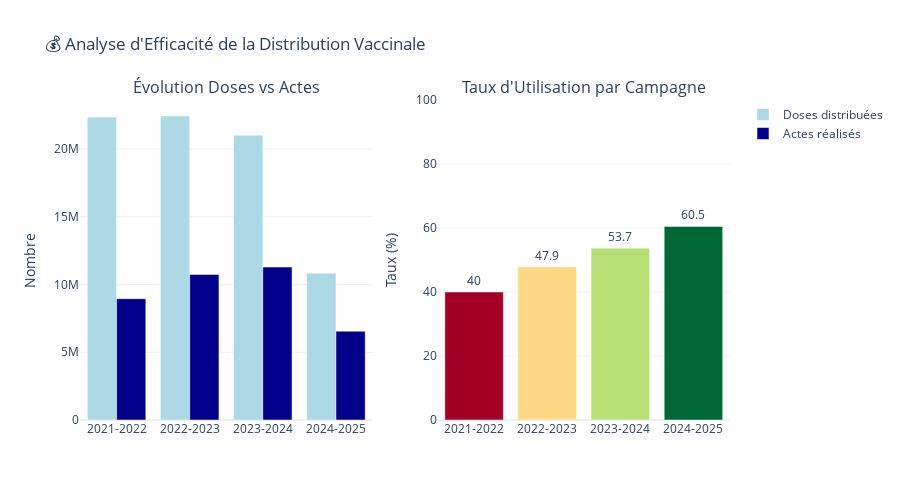

The notebook cell saved with this chart:
### Markdown cell above
## 💰 OPTIMISATION ÉCONOMIQUE - Analyse du gaspillage

**Problème** : Des doses de vaccins sont distribuées mais pas toutes utilisées en actes de vaccination

**Objectif** : Quantifier l'écart entre doses distribuées et actes réalisés pour optimiser la logistique

### Code cell
# ═══════════════════════════════════════════════════════════════
# SECTION 5 : ANALYSE DOSES vs ACTES (Gaspillage)
# ═══════════════════════════════════════════════════════════════

print("💊 ANALYSE DE L'EFFICACITÉ DE LA DISTRIBUTION...\n")

# Calcul sur toute la période
df_efficacite = df_master[df_master['doses_national'] > 0].copy()
df_efficacite['taux_utilisation'] = (df_efficacite['actes_national'] / df_efficacite['doses_national']) * 100
df_efficacite['doses_non_utilisees'] = df_efficacite['doses_national'] - df_efficacite['actes_national']

# Stats globales
total_doses = df_efficacite['doses_national'].sum()
total_actes = df_efficacite['actes_national'].sum()
taux_utilisation_global = (total_actes / total_doses) * 100
doses_gaspillees = total_doses - total_actes

print("📊 RÉSULTATS GLOBAUX (toutes campagnes)")
print("=" * 60)
print(f"   Doses distribuées : {total_doses:,.0f}")
print(f"   Actes réalisés    : {total_actes:,.0f}")
print(f"   Taux d'utilisation: {taux_utilisation_global:.1f}%")
print(f"   Doses non utilisées: {doses_gaspillees:,.0f}")
print("=" * 60)

# Analyse par campagne
campagnes_efficacite = []
for year in range(2021, 2026):
    debut_campagne = f"{year}-10-01"
    fin_campagne = f"{year+1}-03-31"
    
    df_camp = df_efficacite[
        (df_efficacite['date_debut_semaine'] >= debut_campagne) &
        (df_efficacite['date_debut_semaine'] <= fin_campagne)
    ]
    
    if len(df_camp) > 0:
        doses_camp = df_camp['doses_national'].sum()
        actes_camp = df_camp['actes_national'].sum()
        taux_camp = (actes_camp / doses_camp * 100) if doses_camp > 0 else 0
        
        campagnes_efficacite.append({
            'Campagne': f"{year}-{year+1}",
            'Doses distribuées': int(doses_camp),
            'Actes réalisés': int(actes_camp),
            'Taux utilisation (%)': round(taux_camp, 1),
            'Doses non utilisées': int(doses_camp - actes_camp)
        })

df_campagnes = pd.DataFrame(campagnes_efficacite)
print("\n📈 ÉVOLUTION PAR CAMPAGNE\n")
display(df_campagnes)

# Visualisation
fig = make_subplots(
    rows=1, cols=2,
    subplot_titles=('Évolution Doses vs Actes', 'Taux d\'Utilisation par Campagne'),
    specs=[[{'type': 'bar'}, {'type': 'bar'}]]
)

# Graphique 1 : Doses vs Actes
fig.add_trace(
    go.Bar(name='Doses distribuées', x=df_campagnes['Campagne'], y=df_campagnes['Doses distribuées'],
           marker_color='lightblue'),
    row=1, col=1
)
fig.add_trace(
    go.Bar(name='Actes réalisés', x=df_campagnes['Campagne'], y=df_campagnes['Actes réalisés'],
           marker_color='darkblue'),
    row=1, col=1
)

# Graphique 2 : Taux d'utilisation
fig.add_trace(
    go.Bar(x=df_campagnes['Campagne'], y=df_campagnes['Taux utilisation (%)'],
           marker_color=df_campagnes['Taux utilisation (%)'],
           marker_colorscale='RdYlGn',
           showlegend=False,
           text=df_campagnes['Taux utilisation (%)'].round(1),
           textposition='outside'),
    row=1, col=2
)

fig.update_yaxes(title_text="Nombre", row=1, col=1)
fig.update_yaxes(title_text="Taux (%)", range=[0, 100], row=1, col=2)

fig.update_layout(
    height=500,
    showlegend=True,
    title_text="💰 Analyse d'Efficacité de la Distribution Vaccinale",
    template='plotly_white'
)

fig.show()

# Recommandations
print("\n💡 RECOMMANDATIONS STRATÉGIQUES")
print("─" * 60)
if taux_utilisation_global < 80:
    print("⚠️  Le taux d'utilisation est inférieur à 80%")
    print("   → Ajuster les commandes de doses à la baisse")
    print("   → Améliorer la communication pour encourager la vaccination")
elif taux_utilisation_global > 95:
    print("✅ Excellent taux d'utilisation (>95%)")
    print("   → Risque de pénurie : augmenter légèrement les stocks")
else:
    print("✅ Taux d'utilisation optimal (80-95%)")
    print("   → Maintenir la stratégie actuelle")

print(f"\n💵 IMPACT ÉCONOMIQUE")
prix_dose_estime = 10  # euros (estimation)
cout_gaspillage = doses_gaspillees * prix_dose_estime
print(f"   Coût estimé du gaspillage : {cout_gaspillage:,.0f}€")
print("─" * 60)

### Figure 1 — Plotly figure (JSON) as saved in the notebook; plotly's stock layout.template omitted (floating-point values rounded to 4 significant figures)
{"data": [{"marker": {"color": "lightblue"}, "name": "Doses distribuées", "type": "bar", "x": ["2021-2022", "2022-2023", "2023-2024", "2024-2025"], "xaxis": "x", "y": [22357916, 22438882, 21020868, 10835296], "yaxis": "y"}, {"marker": {"color": "darkblue"}, "name": "Actes réalisés", "type": "bar", "x": ["2021-2022", "2022-2023", "2023-2024", "2024-2025"], "xaxis": "x", "y": [8951770, 10747784, 11290264, 6554868], "yaxis": "y"}, {"marker": {"color": [40.0, 47.9, 53.7, 60.5], "colorscale": [[0, "rgb(165,0,38)"], [0.1, "rgb(215,48,39)"], [0.2, "rgb(244,109,67)"], [0.3, "rgb(253,174,97)"], [0.4, "rgb(254,224,139)"], [0.5, "rgb(255,255,191)"], [0.6, "rgb(217,239,139)"], [0.7, "rgb(166,217,106)"], [0.8, "rgb(102,189,99)"], [0.9, "rgb(26,152,80)"], [1, "rgb(0,104,55)"]]}, "showlegend": false, "text": [40.0, 47.9, 53.7, 60.5], "textposition": "outside", "type": "bar", "x": ["2021-2022", "2022-2023", "2023-2024", "2024-2025"], "xaxis": "x2", "y": [40.0, 47.9, 53.7, 60.5], "yaxis": "y2"}], "layout": {"annotations": [{"font": {"size": 16}, "showarrow": false, "text": "Évolution Doses vs Actes", "x": 0.225, "xanchor": "center", "xref": "paper", "y": 1, "yanchor": "bottom", "yref": "paper"}, {"font": {"size": 16}, "showarrow": false, "text": "Taux d'Utilisation par Campagne", "x": 0.775, "xanchor": "center", "xref": "paper", "y": 1, "yanchor": "bottom", "yref": "paper"}], "height": 500, "showlegend": true, "title": {"text": "💰 Analyse d'Efficacité de la Distribution Vaccinale"}, "xaxis": {"anchor": "y", "domain": [0, 0.45]}, "xaxis2": {"anchor": "y2", "domain": [0.55, 1]}, "yaxis": {"anchor": "x", "domain": [0, 1], "title": {"text": "Nombre"}}, "yaxis2": {"anchor": "x2", "domain": [0, 1], "range": [0, 100], "title": {"text": "Taux (%)"}}}}
